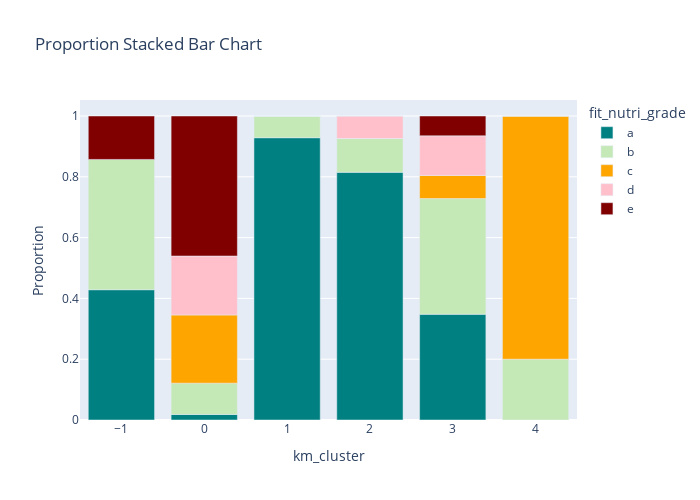

This figure's notebook cell:
### Code cell
check_cluster_proportions(final_data.copy(), "km_cluster", "fit_nutri_grade")

### Figure 1 — Plotly figure (JSON) as saved in the notebook; plotly's stock layout.template omitted (floating-point values rounded to 4 significant figures)
{"data": [{"alignmentgroup": "True", "hovertemplate": "fit_nutri_grade=a<br>km_cluster=%{x}<br>Proportion=%{y}<extra></extra>", "legendgroup": "a", "marker": {"color": "teal", "pattern": {"shape": ""}}, "name": "a", "offsetgroup": "a", "orientation": "v", "showlegend": true, "textposition": "auto", "type": "bar", "x": [-1, 0, 1, 2, 3, 4], "xaxis": "x", "y": [0.4286, 0.01818, 0.9286, 0.8148, 0.3478, 0], "yaxis": "y"}, {"alignmentgroup": "True", "hovertemplate": "fit_nutri_grade=b<br>km_cluster=%{x}<br>Proportion=%{y}<extra></extra>", "legendgroup": "b", "marker": {"color": "#C5E8B7", "pattern": {"shape": ""}}, "name": "b", "offsetgroup": "b", "orientation": "v", "showlegend": true, "textposition": "auto", "type": "bar", "x": [-1, 0, 1, 2, 3, 4], "xaxis": "x", "y": [0.4286, 0.103, 0.07143, 0.1111, 0.3804, 0.2], "yaxis": "y"}, {"alignmentgroup": "True", "hovertemplate": "fit_nutri_grade=c<br>km_cluster=%{x}<br>Proportion=%{y}<extra></extra>", "legendgroup": "c", "marker": {"color": "orange", "pattern": {"shape": ""}}, "name": "c", "offsetgroup": "c", "orientation": "v", "showlegend": true, "textposition": "auto", "type": "bar", "x": [-1, 0, 1, 2, 3, 4], "xaxis": "x", "y": [0, 0.2242, 0, 0, 0.07609, 0.8], "yaxis": "y"}, {"alignmentgroup": "True", "hovertemplate": "fit_nutri_grade=d<br>km_cluster=%{x}<br>Proportion=%{y}<extra></extra>", "legendgroup": "d", "marker": {"color": "pink", "pattern": {"shape": ""}}, "name": "d", "offsetgroup": "d", "orientation": "v", "showlegend": true, "textposition": "auto", "type": "bar", "x": [-1, 0, 1, 2, 3, 4], "xaxis": "x", "y": [0, 0.1939, 0, 0.07407, 0.1304, 0], "yaxis": "y"}, {"alignmentgroup": "True", "hovertemplate": "fit_nutri_grade=e<br>km_cluster=%{x}<br>Proportion=%{y}<extra></extra>", "legendgroup": "e", "marker": {"color": "maroon", "pattern": {"shape": ""}}, "name": "e", "offsetgroup": "e", "orientation": "v", "showlegend": true, "textposition": "auto", "type": "bar", "x": [-1, 0, 1, 2, 3, 4], "xaxis": "x", "y": [0.1429, 0.4606, 0, 0, 0.06522, 0], "yaxis": "y"}], "layout": {"barmode": "relative", "height": 500, "legend": {"title": {"text": "fit_nutri_grade"}, "tracegroupgap": 0}, "title": {"text": "Proportion Stacked Bar Chart"}, "width": 700, "xaxis": {"anchor": "y", "domain": [0, 1], "title": {"text": "km_cluster"}}, "yaxis": {"anchor": "x", "domain": [0, 1], "title": {"text": "Proportion"}}}}
